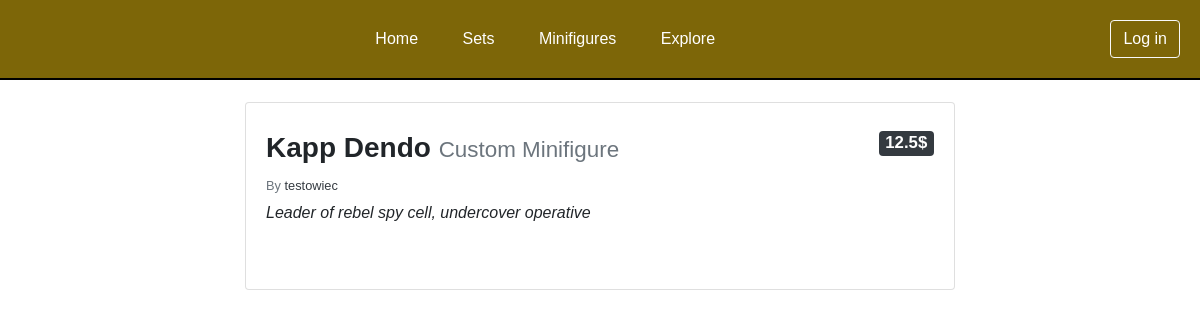
/brickonomy/minifigure_post/1/, run on an earlier commit of the app's database.
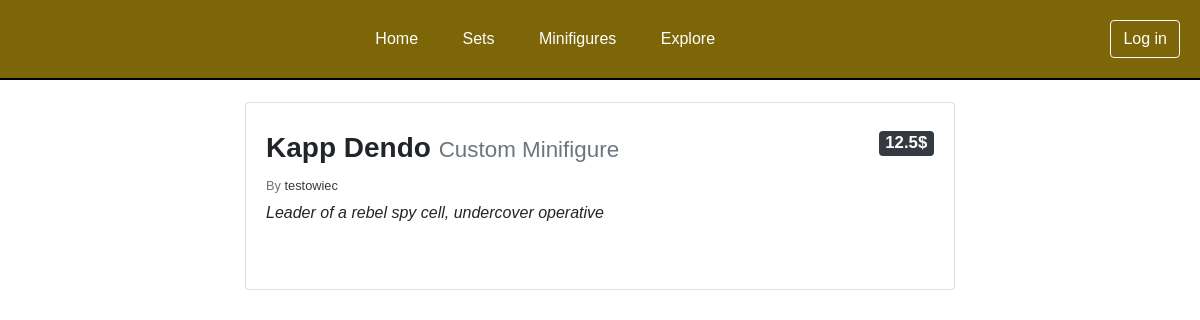
And on a later commit of the database.
### home/models.py (models this page shows, shortened)
class Minifigure(models.Model):
    character_name = models.CharField(max_length=30)
    if_custom = models.BooleanField()
    era = models.CharField(max_length=15)
    description = models.TextField()
    estimated_price = models.FloatField()
    quantity = models.IntegerField()
    date_added = models.DateTimeField(default=timezone.now)
    owner = models.ForeignKey(User, on_delete=models.CASCADE)
    owner_name = models.CharField(max_length=20, default='default_user')

### home/views.py (the view)
# urls.py: path('minifigure_post/<int:pk>/', views.MinifigureDetailView.as_view(), name="minifigures-post"),
class MinifigureDetailView(DetailView):
    model = Minifigure
    template_name = 'home/minifigure_post.html'

### home/templates/home/minifigure_post.html (shortened to what this page needs)
{% extends "home/base.html" %}
{% block content %}
<div class="container mt-4">
    <div class="row justify-content-center">
        <div class="col-md-8">
            <div class="card">
                <div class="card-body">
                    <div class="media mb-4">
                        <div class="media-body">
                            <h3 class="mt-0"> <h3 class="mt-0"> <b>{{ object.character_name }}</b>
                            <small class="text-muted">
                                    {% if minifigure.if_custom %}
                                       Custom Minifigure <span class="badge bg-dark text-white float-right">{{ object.estimated_price }}$  </span>
                                    {% else %}
                                       Official Minifigure <span class="float-right">{{ object.estimated_price }}$  </span>
                                    {% endif %}
                                </small>
                            </h3></h3>
                            <small class="text-muted">By <a href="#" class="btn-outline-dark">{{ object.owner }}</a></small>
                            <p class="mb-1" ><em>{{ object.description }}</em></p>
                    </div>
                </div>
            </div>
        </div>
    </div>
</div>
{% endblock content %}

What changed in the data, as far as the page shows it:
changed Minifigure "Kapp Dendo": description "Leader of rebel spy cell, undercover operative" → "Leader of a rebel spy cell, undercover operative"
